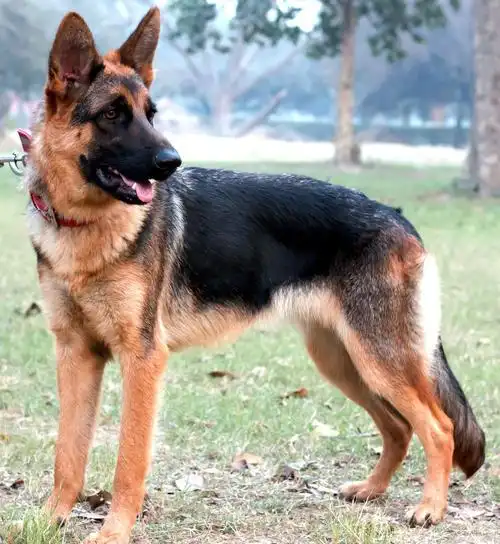
//> input picture assets/dog.webp, 500 x 544 px
$ ./main   (built with g++ and OpenCV 4)
//> lines starting //> are read from the running program, lines starting //| are printed output that depends on the picture
### 03_opencv_preprocess/preprocess.hpp
#pragma once

#include <opencv2/core.hpp>

#include <vector>

struct LetterboxInfo {
    int original_width = 0;
    int original_height = 0;
    int input_width = 0;
    int input_height = 0;
    int resized_width = 0;
    int resized_height = 0;
    int pad_left = 0;
    int pad_top = 0;
    int pad_right = 0;
    int pad_bottom = 0;
    float scale = 1.0F;
};

struct BatchPreprocessResult {
    std::vector<float> input_tensor;
    std::vector<LetterboxInfo> letterbox_infos;
    int batch_size = 0;
    int channels = 3;
    int height = 0;
    int width = 0;
};

cv::Mat letterbox_image(const cv::Mat& bgr_image, cv::Size input_size, LetterboxInfo& info);

BatchPreprocessResult preprocess_batch_to_nchw(const std::vector<cv::Mat>& bgr_images,
                                               cv::Size input_size);

cv::Rect2f map_box_to_original_image(const cv::Rect2f& box_in_letterbox,
                                     const LetterboxInfo& info);

### 03_opencv_preprocess/preprocess.cpp
#include "preprocess.hpp"

#include <opencv2/imgproc.hpp>

#include <algorithm>
#include <cmath>
#include <stdexcept>

namespace {

constexpr float kInv255 = 1.0F / 255.0F;
const cv::Scalar kLetterboxColor(114, 114, 114);

void append_nchw_rgb_float(const cv::Mat& letterboxed_bgr,
                           std::vector<float>& output,
                           int batch_index,
                           int batch_size) {
    if (letterboxed_bgr.empty() || letterboxed_bgr.channels() != 3) {
        throw std::runtime_error("append_nchw_rgb_float expects a non-empty 3-channel image.");
    }

    const int height = letterboxed_bgr.rows;
    const int width = letterboxed_bgr.cols;
    const int image_stride = 3 * height * width;
    const int batch_offset = batch_index * image_stride;

    (void)batch_size;

    for (int y = 0; y < height; ++y) {
        for (int x = 0; x < width; ++x) {
            const cv::Vec3b bgr = letterboxed_bgr.at<cv::Vec3b>(y, x);
            const int hw_index = y * width + x;

            output[batch_offset + 0 * height * width + hw_index] = bgr[2] * kInv255;
            output[batch_offset + 1 * height * width + hw_index] = bgr[1] * kInv255;
            output[batch_offset + 2 * height * width + hw_index] = bgr[0] * kInv255;
        }
    }
}

float clamp_float(float value, float low, float high) {
    return std::max(low, std::min(value, high));
}

}  // namespace

cv::Mat letterbox_image(const cv::Mat& bgr_image, cv::Size input_size, LetterboxInfo& info) {
    if (bgr_image.empty()) {
        throw std::runtime_error("letterbox_image received an empty image.");
    }
    if (bgr_image.channels() != 3) {
        throw std::runtime_error("letterbox_image expects a 3-channel BGR image.");
    }
    if (input_size.width <= 0 || input_size.height <= 0) {
        throw std::runtime_error("letterbox_image expects a positive target size.");
    }

    info.original_width = bgr_image.cols;
    info.original_height = bgr_image.rows;
    info.input_width = input_size.width;
    info.input_height = input_size.height;

    const float scale_w = static_cast<float>(input_size.width) / static_cast<float>(bgr_image.cols);
    const float scale_h = static_cast<float>(input_size.height) / static_cast<float>(bgr_image.rows);
    info.scale = std::min(scale_w, scale_h);

    info.resized_width = static_cast<int>(std::round(bgr_image.cols * info.scale));
    info.resized_height = static_cast<int>(std::round(bgr_image.rows * info.scale));
    info.resized_width = std::max(1, std::min(info.resized_width, input_size.width));
    info.resized_height = std::max(1, std::min(info.resized_height, input_size.height));

    const int pad_width = input_size.width - info.resized_width;
    const int pad_height = input_size.height - info.resized_height;
    info.pad_left = pad_width / 2;
    info.pad_top = pad_height / 2;
    info.pad_right = pad_width - info.pad_left;
    info.pad_bottom = pad_height - info.pad_top;

    cv::Mat resized;
    cv::resize(bgr_image, resized, cv::Size(info.resized_width, info.resized_height), 0, 0,
               cv::INTER_LINEAR);

    cv::Mat letterboxed(input_size, CV_8UC3, kLetterboxColor);
    const cv::Rect roi(info.pad_left, info.pad_top, info.resized_width, info.resized_height);
    resized.copyTo(letterboxed(roi));

    return letterboxed;
}

BatchPreprocessResult preprocess_batch_to_nchw(const std::vector<cv::Mat>& bgr_images,
                                               cv::Size input_size) {
    if (bgr_images.empty()) {
        throw std::runtime_error("preprocess_batch_to_nchw requires at least one image.");
    }

    BatchPreprocessResult result;
    result.batch_size = static_cast<int>(bgr_images.size());
    result.height = input_size.height;
    result.width = input_size.width;
    result.letterbox_infos.reserve(bgr_images.size());
    result.input_tensor.resize(static_cast<size_t>(result.batch_size) * result.channels *
                               result.height * result.width);

    for (int batch_index = 0; batch_index < result.batch_size; ++batch_index) {
        LetterboxInfo info;
        const cv::Mat letterboxed = letterbox_image(bgr_images[batch_index], input_size, info);
        result.letterbox_infos.push_back(info);
        append_nchw_rgb_float(letterboxed, result.input_tensor, batch_index, result.batch_size);
    }

    return result;
}

cv::Rect2f map_box_to_original_image(const cv::Rect2f& box_in_letterbox,
                                     const LetterboxInfo& info) {
    const float x1 = (box_in_letterbox.x - static_cast<float>(info.pad_left)) / info.scale;
    const float y1 = (box_in_letterbox.y - static_cast<float>(info.pad_top)) / info.scale;
    const float x2 = (box_in_letterbox.x + box_in_letterbox.width -
                      static_cast<float>(info.pad_left)) /
                     info.scale;
    const float y2 = (box_in_letterbox.y + box_in_letterbox.height -
                      static_cast<float>(info.pad_top)) /
                     info.scale;

    const float clamped_x1 = clamp_float(x1, 0.0F, static_cast<float>(info.original_width));
    const float clamped_y1 = clamp_float(y1, 0.0F, static_cast<float>(info.original_height));
    const float clamped_x2 = clamp_float(x2, 0.0F, static_cast<float>(info.original_width));
    const float clamped_y2 = clamp_float(y2, 0.0F, static_cast<float>(info.original_height));

    return cv::Rect2f(clamped_x1, clamped_y1, clamped_x2 - clamped_x1, clamped_y2 - clamped_y1);
}

### 03_opencv_preprocess/main.cpp
#include "preprocess.hpp"

#include <opencv2/imgcodecs.hpp>

#include <algorithm>
#include <charconv>
#include <filesystem>
#include <fstream>
#include <iomanip>
#include <iostream>
#include <stdexcept>
#include <string>
#include <string_view>
#include <system_error>
#include <vector>

namespace {

void print_usage(const char* executable_name) {
    std::cout << "Usage:\n"
              << "  " << executable_name
              << " [image_path] [input_width] [input_height] [output_dir]\n\n"
              << "Defaults:\n"
              << "  image_path: ../assets/dog.webp\n"
              << "  input size: 640 x 640\n"
              << "  output_dir: outputs\n";
}

int parse_positive_int(std::string_view text, const char* name) {
    int value = 0;
    const char* begin = text.data();
    const char* end = text.data() + text.size();
    const auto [parsed_end, error] = std::from_chars(begin, end, value);

    if (text.empty() || error != std::errc() || parsed_end != end) {
        throw std::runtime_error(std::string(name) + " must be a positive integer, got: " +
                                 std::string(text));
    }
    if (value <= 0) {
        throw std::runtime_error(std::string(name) + " must be positive.");
    }
    return value;
}

void write_tensor_binary(const std::filesystem::path& path, const std::vector<float>& tensor) {
    std::ofstream output(path, std::ios::binary);
    if (!output) {
        throw std::runtime_error("Failed to open tensor binary for writing: " + path.string());
    }

    output.write(reinterpret_cast<const char*>(tensor.data()),
                 static_cast<std::streamsize>(tensor.size() * sizeof(float)));
    output.close();
    if (!output) {
        throw std::runtime_error("Failed to write tensor binary: " + path.string());
    }
}

void write_tensor_preview(const std::filesystem::path& path,
                          const BatchPreprocessResult& result,
                          size_t max_values) {
    std::ofstream output(path);
    if (!output) {
        throw std::runtime_error("Failed to open tensor preview for writing: " + path.string());
    }

    output << "shape: [" << result.batch_size << ", " << result.channels << ", " << result.height
           << ", " << result.width << "]\n";
    output << "layout: NCHW\n";
    output << "dtype: float32\n";
    output << "color: RGB\n";
    output << "range: [0, 1]\n\n";

    const size_t value_count = std::min(max_values, result.input_tensor.size());
    output << std::fixed << std::setprecision(6);
    for (size_t i = 0; i < value_count; ++i) {
        output << i << ": " << result.input_tensor[i] << '\n';
    }

    output.close();
    if (!output) {
        throw std::runtime_error("Failed to write tensor preview: " + path.string());
    }
}

void print_letterbox_info(const LetterboxInfo& info) {
    std::cout << "Original image: " << info.original_width << " x " << info.original_height
              << '\n';
    std::cout << "Network input:  " << info.input_width << " x " << info.input_height << '\n';
    std::cout << "Resized image:  " << info.resized_width << " x " << info.resized_height
              << '\n';
    std::cout << "Scale:          " << info.scale << '\n';
    std::cout << "Padding:        left=" << info.pad_left << ", top=" << info.pad_top
              << ", right=" << info.pad_right << ", bottom=" << info.pad_bottom << '\n';
}

}  // namespace

int main(int argc, char* argv[]) {
    try {
        if (argc > 1 && (std::string(argv[1]) == "-h" || std::string(argv[1]) == "--help")) {
            print_usage(argv[0]);
            return 0;
        }

        const std::string image_path = argc > 1 ? argv[1] : "../assets/dog.webp";
        const int input_width = argc > 2 ? parse_positive_int(argv[2], "input_width") : 640;
        const int input_height = argc > 3 ? parse_positive_int(argv[3], "input_height") : 640;
        const std::filesystem::path output_dir = argc > 4 ? argv[4] : "outputs";

        const cv::Mat image = cv::imread(image_path, cv::IMREAD_COLOR);
//> image is the input picture: 544 rows x 500 cols, CV_8UC3; mean B, G, R 147.5, 157.4, 162.6
        if (image.empty()) {
            std::cerr << "Failed to read image: " << image_path << '\n';
            return 1;
        }

        std::filesystem::create_directories(output_dir);

        LetterboxInfo debug_info;
        const cv::Mat letterboxed = letterbox_image(image, cv::Size(input_width, input_height),
                                                    debug_info);
//> in letterbox_image, `info.input_width = input_size.width;`: info.input_width = 640
//> in letterbox_image, `const float scale_w = static_cast<float>(input_size.width) / static_ca..`: scale_w = 1.28
//> in letterbox_image, `const float scale_h = static_cast<float>(input_size.height) / static_c..`: scale_h = 1.18
//> in letterbox_image, `info.resized_width = static_cast<int>(std::round(bgr_image.cols * info..`: info.resized_width = 588
//> in letterbox_image, `info.resized_height = static_cast<int>(std::round(bgr_image.rows * inf..`: info.resized_height = 640
//> in letterbox_image, `const int pad_width = input_size.width - info.resized_width;`: pad_width = 52
//> in letterbox_image, `const int pad_height = input_size.height - info.resized_height;`: pad_height = 0
//> in letterbox_image, `info.pad_left = pad_width / 2;`: info.pad_left = 26
//> in letterbox_image, `info.pad_top = pad_height / 2;`: info.pad_top = 0
//> in letterbox_image, `info.pad_right = pad_width - info.pad_left;`: info.pad_right = 26
//> in letterbox_image, `info.pad_bottom = pad_height - info.pad_top;`: info.pad_bottom = 0
//> in letterbox_image, `cv::Mat letterboxed(input_size, CV_8UC3, kLetterboxColor);`: letterboxed: 640 rows x 640 cols, CV_8UC3; every value is 114
//> in letterbox_image, `const cv::Rect roi(info.pad_left, info.pad_top, info.resized_width, in..`: roi = Rect(26, 0, 588, 640)
//> in letterbox_image, `resized.copyTo(letterboxed(roi));`:
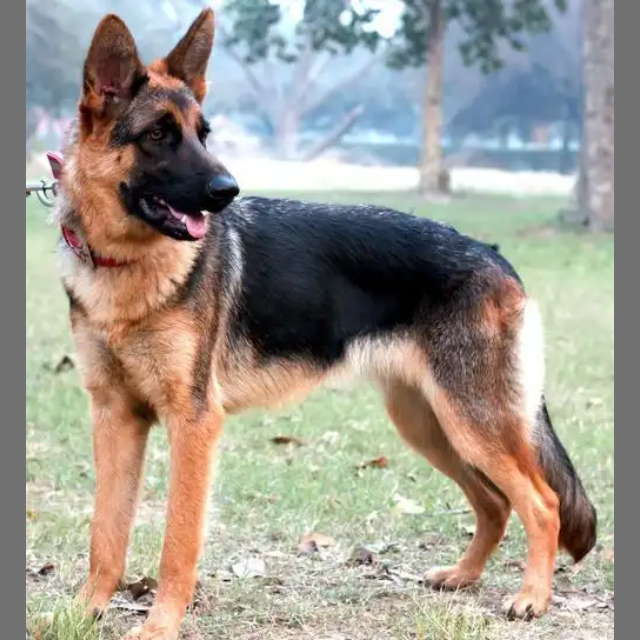
//> letterboxed: 640 rows x 640 cols, CV_8UC3; mean B, G, R 144.6, 153.8, 158.5
        const std::filesystem::path debug_image_path = output_dir / "letterbox_debug.jpg";
        if (!cv::imwrite(debug_image_path.string(), letterboxed)) {
            throw std::runtime_error("Failed to write debug image: " + debug_image_path.string());
        }

        const BatchPreprocessResult result =
            preprocess_batch_to_nchw(std::vector<cv::Mat>{image}, cv::Size(input_width, input_height));
//> in preprocess_batch_to_nchw, `result.batch_size = static_cast<int>(bgr_images.size());`: result.batch_size = 1
//> in preprocess_batch_to_nchw, `result.input_tensor.resize(static_cast<size_t>(result.batch_size) * re..`: result.input_tensor = 1228800 items
//> the loop in preprocess_batch_to_nchw, `for (int batch_index = 0; batch_index < result.batch_size; ++batch_ind..` made 1 pass
//> (info.input_width in letterbox_image, info.input_height in letterbox_image, scale_w in letterbox_image, scale_h in letterbox_image, info.scale in letterbox_image, info.resized_width in letterbox_image, info.resized_height in letterbox_image, pad_width in letterbox_image) on pass 1: (640, 640, 1.28, 1.18, 1.18, 588, 640, 52)
        const std::filesystem::path tensor_bin_path = output_dir / "input_tensor_nchw_float32.bin";
        const std::filesystem::path tensor_preview_path = output_dir / "input_tensor_preview.txt";
        write_tensor_binary(tensor_bin_path, result.input_tensor);
        write_tensor_preview(tensor_preview_path, result, 96);
//> in write_tensor_preview, `const size_t value_count = std::min(max_values, result.input_tensor.si..`: value_count = 96
//> the loop in write_tensor_preview, `for (size_t i = 0; i < value_count; ++i)` made 96 passes

        const LetterboxInfo& info = result.letterbox_infos.front();
        print_letterbox_info(info);
//| Original image: 500 x 544
//| Network input:  640 x 640
//| Resized image:  588 x 640
//| Scale:          1.17647
//| Padding:        left=26, top=0, right=26, bottom=0

        std::cout << "Tensor shape:   [" << result.batch_size << ", " << result.channels << ", "
                  << result.height << ", " << result.width << "]\n";
//| Tensor shape:   [1, 3, 640, 640]
        std::cout << "Tensor values:  " << result.input_tensor.size() << " float32 values, "
                  << result.input_tensor.size() * sizeof(float) << " bytes\n";
//| Tensor values:  1228800 float32 values, 4915200 bytes
        std::cout << "Debug image:    " << debug_image_path << '\n';
        std::cout << "Tensor binary:  " << tensor_bin_path << '\n';
        std::cout << "Tensor preview: " << tensor_preview_path << '\n';

        const cv::Rect2f sample_box(220.0F, 180.0F, 160.0F, 120.0F);
        const cv::Rect2f original_box = map_box_to_original_image(sample_box, info);
//> in map_box_to_original_image, `const float x1 = (box_in_letterbox.x - static_cast<float>(info.pad_lef..`: x1 = 164.9
//> in map_box_to_original_image, `const float y1 = (box_in_letterbox.y - static_cast<float>(info.pad_top..`: y1 = 153
//> in map_box_to_original_image, `const float x2 = (box_in_letterbox.x + box_in_letterbox.width - static..`: x2 = 300.9
//> in map_box_to_original_image, `const float y2 = (box_in_letterbox.y + box_in_letterbox.height - stati..`: y2 = 255
//> in map_box_to_original_image, `const float clamped_x1 = clamp_float(x1, 0.0F, static_cast<float>(info..`: clamped_x1 = 164.9
//> in map_box_to_original_image, `const float clamped_y1 = clamp_float(y1, 0.0F, static_cast<float>(info..`: clamped_y1 = 153
//> in map_box_to_original_image, `const float clamped_x2 = clamp_float(x2, 0.0F, static_cast<float>(info..`: clamped_x2 = 300.9
//> in map_box_to_original_image, `const float clamped_y2 = clamp_float(y2, 0.0F, static_cast<float>(info..`: clamped_y2 = 255
//> original_box = Rect(164.9, 153, 136, 102)
        std::cout << "Sample box in network input: x=" << sample_box.x << ", y=" << sample_box.y
                  << ", w=" << sample_box.width << ", h=" << sample_box.height << '\n';
        std::cout << "Mapped back to original:     x=" << original_box.x << ", y="
                  << original_box.y << ", w=" << original_box.width
                  << ", h=" << original_box.height << '\n';
//| Mapped back to original:     x=164.9, y=153, w=136, h=102

        return 0;
//> (the program exits here)
